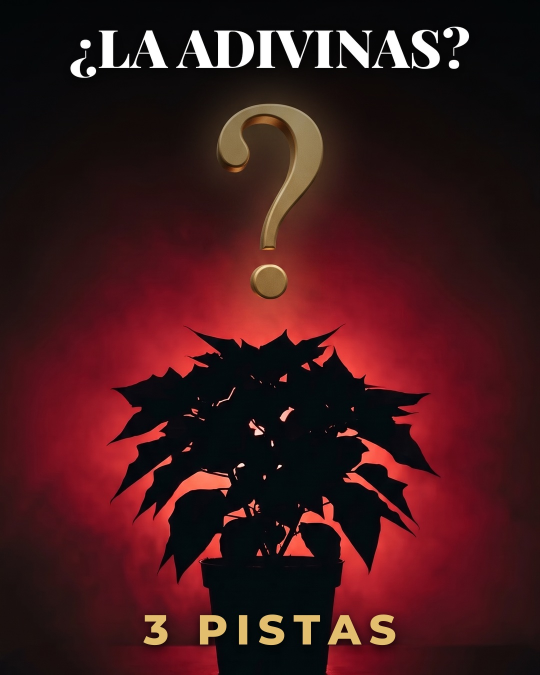
#> input picture bella-flor-video-series/glosario/produccion/G01/G01-portada-1080x1350.jpg, 1080 x 1350 px (shown at 1/2 size)
$ python -i generar_shorts.py   (imports and definitions only)
#> lines starting #> are read from the running program, lines starting #| are printed output that depends on the picture
#!/usr/bin/env python3
"""Genera Shorts 9:16 de la serie "¿Cómo le dices tú?" a partir de episodios.json.

Uso:
    python3 generar_shorts.py                 # todos los episodios
    python3 generar_shorts.py G01 G04         # solo esos
    python3 generar_shorts.py --demo G01      # ignora "validar" (borrador interno)

Entradas:
    fotos/<foto>     foto vertical de la flor (si falta, usa una ilustración simple)
    musica/*.mp3     opcional; usa la primera que encuentre (con licencia)
Salidas:
    salida/<id>-<slug>.mp4   video listo para subir
    salida/<id>-<slug>.txt   título, descripción y hashtags

Requiere: Pillow y ffmpeg.
"""
import json
import math
import subprocess
import sys
import tempfile
from pathlib import Path

from PIL import Image, ImageDraw, ImageFilter, ImageFont

BASE = Path(__file__).resolve().parent
W, H = 1080, 1920
FPS = 30
FADE = 0.35
DUR_HOOK, DUR_NOMBRE, DUR_CIERRE = 2.6, 2.1, 2.8

CREMA = (247, 242, 232)
VERDE = (31, 61, 43)
TEXTO_SUAVE = (110, 104, 92)

FONT_DIRS = ["/usr/share/fonts/truetype/dejavu", "/usr/share/fonts/truetype/liberation"]
FONTS = {
    "titulo": "DejaVuSerif-Bold.ttf",
    "nombre": "DejaVuSerif-Bold.ttf",
    "italic": "LiberationSerif-Italic.ttf",
    "label": "DejaVuSans.ttf",
}


# [9 lines left out: function font, not called in this run]


def hex_rgb(h):
    h = h.lstrip("#")
    return tuple(int(h[i:i + 2], 16) for i in (0, 2, 4))


def fondo_foto(path):
#> called with path = 'produccion/G01/G01-portada-1080x1350.jpg'
    img = Image.open(path).convert("RGB")
#> img is the input picture: PIL image 1080x1350 RGB; mean R, G, B 64.4, 24.6, 26.9
    s = max(W / img.width, H / img.height)
#> s = 1.42
    img = img.resize((math.ceil(img.width * s), math.ceil(img.height * s)), Image.LANCZOS)
#> img: PIL image 1536x1920 RGB
    x, y = (img.width - W) // 2, (img.height - H) // 2
#> x = 228; y = 0
    return img.crop((x, y, x + W, y + H))
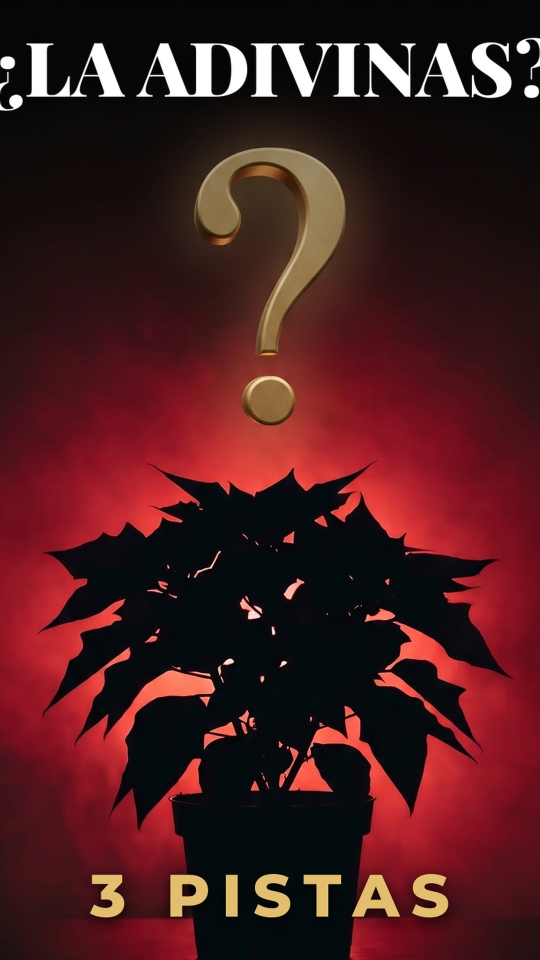
#> returned value: PIL image 1080x1920 RGB (shown at 1/2 size); mean R, G, B 73.2, 28.6, 30.5


# [145 lines left out: functions fondo_ilustrado, envolver, tarjeta, construir_tarjetas, render, texto_publicacion and 1 more, not called in this run]


# [2 lines not run here, left out]

>>> result = fondo_foto('produccion/G01/G01-portada-1080x1350.jpg')

$ run again, on bella-flor-video-series/glosario/produccion/G01/G01-portada-1280x720.jpg
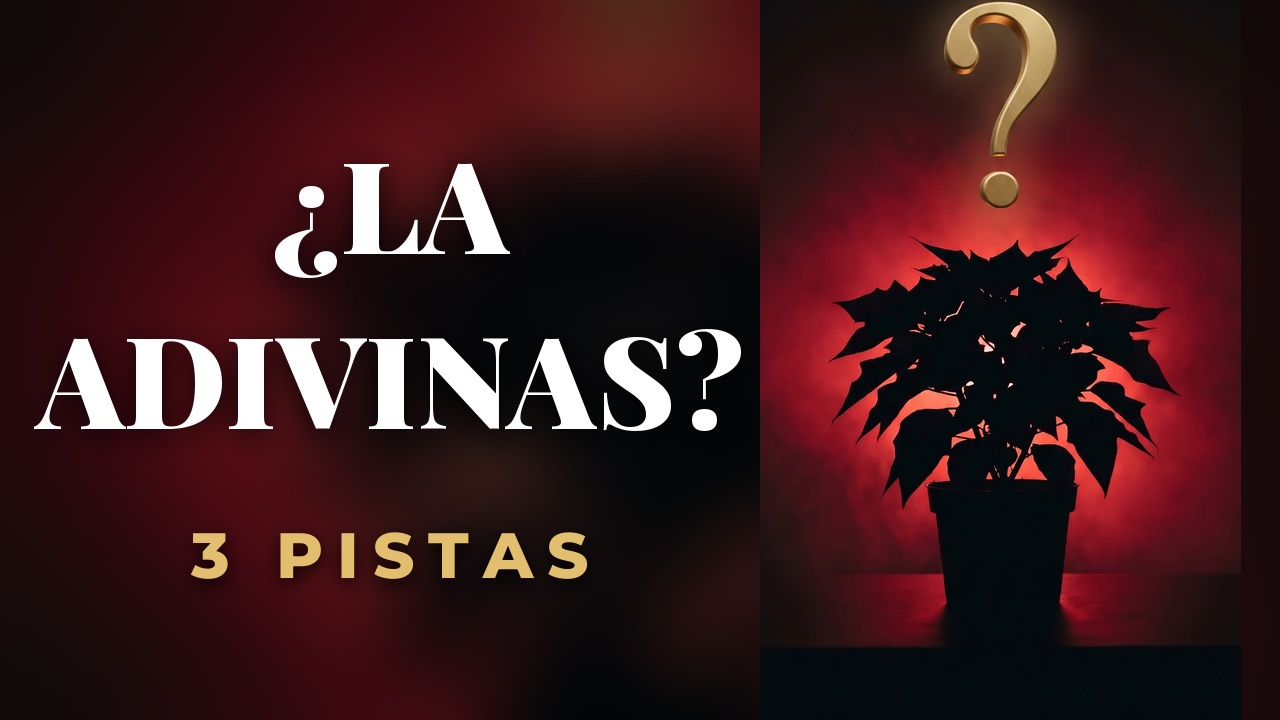
#> input picture bella-flor-video-series/glosario/produccion/G01/G01-portada-1280x720.jpg, 1280 x 720 px
#> in fondo_foto, img is the input picture: PIL image 1280x720 RGB; mean R, G, B 59.6, 25.7, 27.9
#> img: PIL image 3414x1920 RGB
#> in fondo_foto, `return img.crop((x, y, x + W, y + H))`:
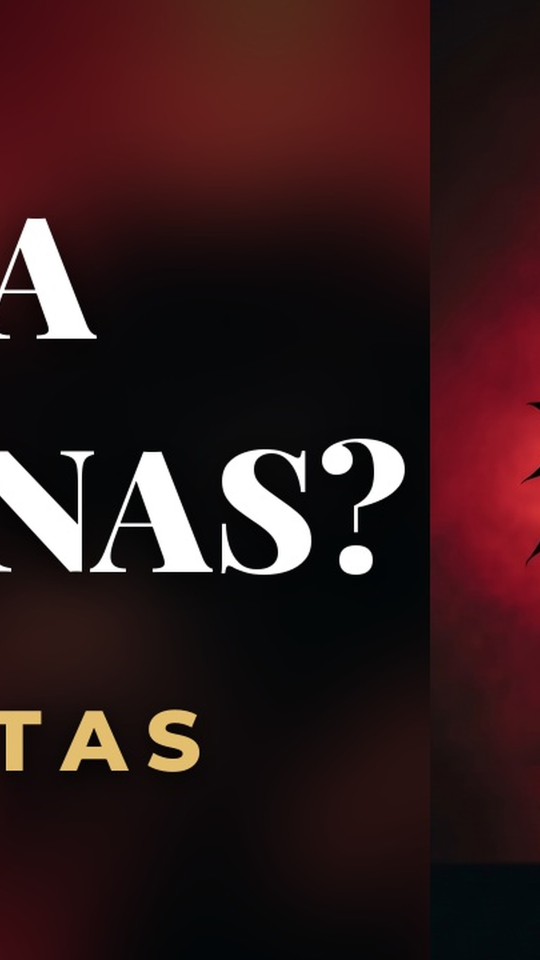
#> returned value: PIL image 1080x1920 RGB (shown at 1/2 size); mean R, G, B 51.2, 26.9, 27.8
